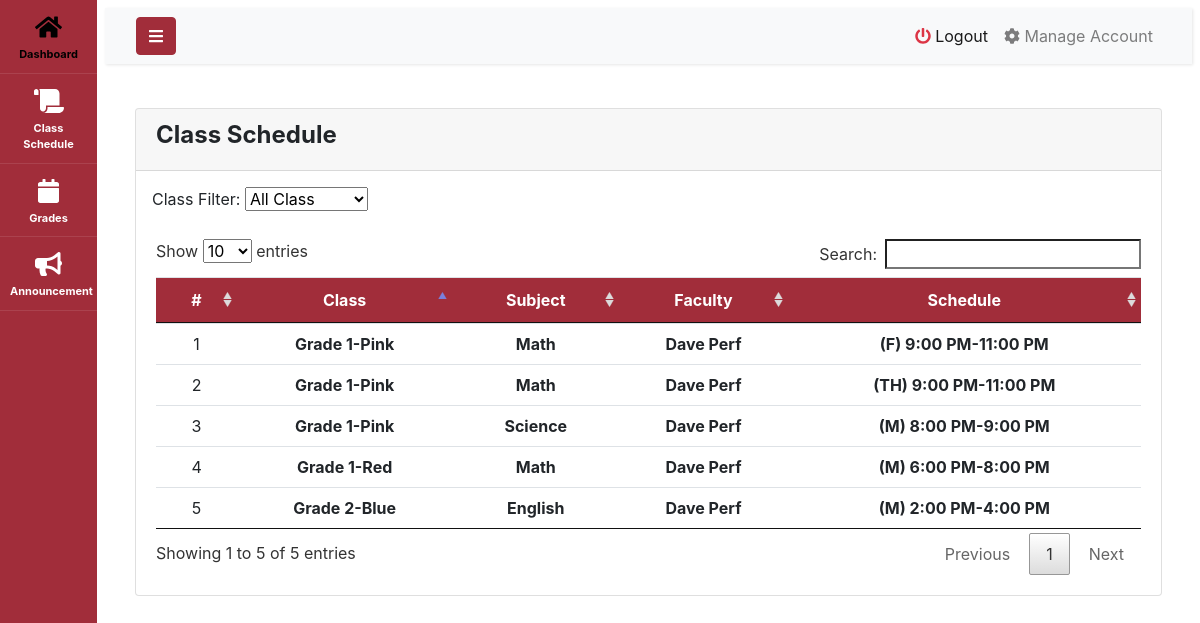
/index.php?page=Class_Subject (signed in), run on the app's committed database.
### tables this page shows
CREATE TABLE `class_subjects` (
  `Id` int(50) NOT NULL,
  `class_id` int(50) NOT NULL,
  `subject_id` int(50) NOT NULL,
  `faculty_id` int(20) NOT NULL,
  `day` varchar(10) NOT NULL,
  `start_time` time NOT NULL,
  `end_time` time NOT NULL,
  `added_at` datetime NOT NULL DEFAULT current_timestamp()
);

CREATE TABLE `subjects` (
  `Id` int(200) NOT NULL,
  `Subject` varchar(100) NOT NULL,
  `Description` varchar(200) NOT NULL,
  `added_at` datetime NOT NULL DEFAULT current_timestamp()
);

### Class_Subject.php (the view, shortened to what this page needs)
<?php
 include 'database/db_connect.php';
?>
<!DOCTYPE html>
<html lang="en">
<head>
</head>
<body >
<div class="container-fluid">
    <div class="col-lg-12">
        <div class="row">
            <div class="col-md-12">
                <div class="card ">
                    <div class="card-header" >
                        <h4><b >Class Schedule</b></h4>
                    </div>
                    <?php if(($_SESSION['login_access'] == 2)  ){ ?>
                    <div class="mb-0 mt-3 ml-3">
                            <label for="classfilter">Class Filter:</label>
                            <select id="classfilter" class="form-select">
                                <option value="">All Class</option>
                            </select>
                        </div>
                        <?php } ?>
                    <div class="table-responsive">
					<div class="card-body">
						<table id ="myTable"class="table table-sm table-hover">
							<thead>
								<tr>
									<th class="text-center">#</th>
									<th class="text-center">Class</th>
									<th class="text-center">Subject</th>
									<th class="text-center">Faculty</th>
                                    <th class="text-center">Schedule</th>
								</tr>
							</thead>
							<tbody>
                            <?php
                                $faculty_id = $_SESSION['login_Faculty_Id'];
                                if ($_SESSION['login_access'] == 2) {
                                    $stmt = $connection->prepare("
                                        SELECT cs.*,
                                            CONCAT(g.Gradelevel, '-', c.Section) AS `class`,
                                            s.Subject AS subject,
                                            CONCAT(f.Firstname, ' ', f.Middlename, ' ', f.Lastname) AS fullname,
                                            CONCAT('(', d.day, ') ',
                                                    DATE_FORMAT(cs.start_time, '%l:%i %p'), '-',
                                                    DATE_FORMAT(cs.end_time, '%l:%i %p')) AS `schedule`
                                        FROM class_subjects cs
                                        LEFT JOIN `class` c ON c.Id = cs.class_id
                                        INNER JOIN gradelevel g ON g.Id = c.Gradelevel_Id
                                        LEFT JOIN faculty f ON f.Id = cs.faculty_id
                                        LEFT JOIN subjects s ON s.Id = cs.subject_id
                                        LEFT JOIN days d ON d.Id = cs.day
                                        WHERE f.Id = ?
                                        ORDER BY CONCAT(g.Gradelevel, '-', c.Section) ASC;
                                    ");
                                    $stmt->bind_param("i", $faculty_id);
                                }
                                $stmt->execute();
                                $i = 1;
                                $result = $stmt->get_result();
                                while($row = $result->fetch_assoc()):
                                ?>
                            <tr>
                                <td class="text-center"><?php echo $i++; ?></td>
                                <td class="text-center">
                                    <b><p> <?php echo $row['class'] ?></p></b>
                                </td>
                                <td class="text-center">
                                    <b><p> <?php echo $row['subject'] ?></p></b>
                                </td>
                                <td class="text-center">
                                    <b><p> <?php echo $row['fullname'] ?></p></b>
                                </td>
                                <td class="text-center">
                                    <b><p> <?php echo $row['schedule'] ?></p></b>
                                </td>
                            </tr>
								<?php endwhile; ?>
							</tbody>
						</table>
					</div>
                    </div>
				</div>
			</div>
		</div>
	</div>
</div>
</body>
</html>

### Class_Subject.php (style rules this page uses)
td { vertical-align: middle !important; }
td p { margin: unset }

### data on the page
class_subjects: class "Grade 1-Pink", subject.Subject "Math", fullname "Dave Perf", schedule "(F) 9:00 PM-11:00 PM"
class_subjects: class "Grade 1-Pink", subject.Subject "Math", fullname "Dave Perf", schedule "(TH) 9:00 PM-11:00 PM"
class_subjects: class "Grade 1-Pink", subject.Subject "Science", fullname "Dave Perf", schedule "(M) 8:00 PM-9:00 PM"
class_subjects: class "Grade 1-Red", subject.Subject "Math", fullname "Dave Perf", schedule "(M) 6:00 PM-8:00 PM"
class_subjects: class "Grade 2-Blue", subject.Subject "English", fullname "Dave Perf", schedule "(M) 2:00 PM-4:00 PM"
